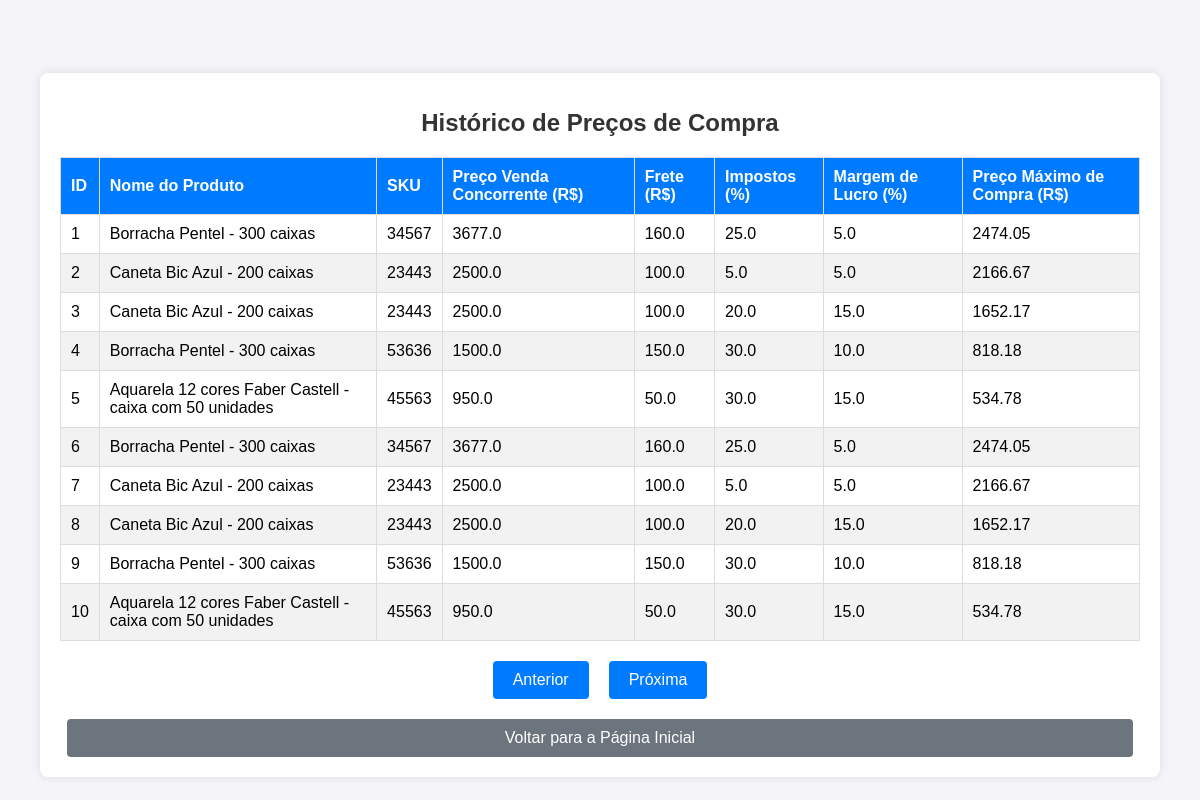
Page /ver_preco_compra on the committed database.
### tables this page shows
CREATE TABLE preco_compra (
        id INTEGER PRIMARY KEY AUTOINCREMENT,
        nome_produto TEXT NOT NULL,
        sku TEXT NOT NULL,
        preco_venda_concorrente REAL NOT NULL,
        frete REAL NOT NULL,
        impostos_percentual REAL NOT NULL,
        margem_lucro_percentual REAL NOT NULL,
        preco_max_compra REAL NOT NULL
    );

### app.py (the view)
@app.route('/ver_preco_compra')
def ver_preco_compra():
    pagina = request.args.get('pagina', 1, type=int)  # Obter o número da página atual
    por_pagina = 10  # Definir quantos registros por página
    rows = get_historico_compra(pagina, por_pagina)
    return render_template('ver_preco_compra.html', rows=rows, pagina=pagina)

### app.py (called while the page is built)
def get_historico_compra(pagina, por_pagina):
    conn = sqlite3.connect('smart_pricing.db')
    cursor = conn.cursor()
    offset = (pagina - 1) * por_pagina  # Cálculo para o deslocamento
    cursor.execute(f"SELECT * FROM preco_compra LIMIT {por_pagina} OFFSET {offset}")
    rows = cursor.fetchall()
    conn.close()
    return rows

### templates/ver_preco_compra.html (shortened to what this page needs)
<!DOCTYPE html>
<html lang="pt-BR">
<head>
    <link rel="stylesheet" href="{{ url_for('static', filename='styles.css') }}">
</head>
<body>
    <div class="container-table">
        <h1>Histórico de Preços de Compra</h1>
        <table class="table">
            <thead>
                <tr>
                    <th>ID</th>
                    <th>Nome do Produto</th>
                    <th>SKU</th>
                    <th>Preço Venda Concorrente (R$)</th>
                    <th>Frete (R$)</th>
                    <th>Impostos (%)</th>
                    <th>Margem de Lucro (%)</th>
                    <th>Preço Máximo de Compra (R$)</th>
                </tr>
            </thead>
            <tbody>
                {% for row in rows %}
                <tr>
                    <td>{{ row[0] }}</td>
                    <td>{{ row[1] }}</td>
                    <td>{{ row[2] }}</td>
                    <td>{{ row[3] }}</td>
                    <td>{{ row[4] }}</td>
                    <td>{{ row[5] }}</td>
                    <td>{{ row[6] }}</td>
                    <td>{{ row[7] }}</td>
                </tr>
                {% endfor %}
            </tbody>
        </table>
        <div class="pagination">
            <a href="?pagina={{ pagina - 1 }}" {% if pagina == 1 %} class="disabled" {% endif %}>Anterior</a>
            <a href="?pagina={{ pagina + 1 }}">Próxima</a>
        </div>
        <a href="/" class="button-voltar-tabela">Voltar para a Página Inicial</a>
    </div>
</body>
</html>

### static/styles.css (style rules this page uses)
body { font-family: Arial, sans-serif; background-color: #f4f4f9; display: flex; justify-content: center; align-items: center; height: 100vh; margin: 0; }
.container-table { background-color: white; padding: 20px; border-radius: 8px; box-shadow: 0 0 10px rgba(0, 0, 0, 0.1); width: 90%; max-width: 1200px; margin-top: 50px; }
h1 { text-align: center; margin-bottom: 20px; font-size: 24px; color: #333; }
.button-voltar-tabela { width: 95%; padding: 10px 20px; background-color: #6c757d; color: white; border: none; border-radius: 4px; cursor: pointer; font-size: 16px; text-align: center; text-decoration: none; display: inline-block; margin-top: 20px; transition: background-color 0.3s ease; margin-left: auto; margin-right: auto; display: block; }
.table { width: 100%; border-collapse: collapse; margin-bottom: 20px; font-size: 16px; }
.table th, .table td { border: 1px solid #ddd; padding: 10px; text-align: left; }
.table th { background-color: #007bff; color: white; font-weight: bold; text-align: center; }
.table tr:nth-child(even) { background-color: #f2f2f2; }
.table td { text-align: center; }
.pagination { display: flex; justify-content: center; margin-top: 20px; }
.pagination a { background-color: #007bff; color: white; padding: 10px 20px; border-radius: 4px; text-decoration: none; margin: 0 10px; transition: background-color 0.3s ease; }

### rows in the picture
preco_compra: id "1", nome_produto "Borracha Pentel - 300 caixas", sku "34567", preco_venda_concorrente "3677.0", frete "160.0", impostos_percentual "25.0", margem_lucro_percentual "5.0", preco_max_compra "2474.05"
preco_compra: id "2", nome_produto "Caneta Bic Azul - 200 caixas", sku "23443", preco_venda_concorrente "2500.0", frete "100.0", impostos_percentual "5.0", margem_lucro_percentual "5.0", preco_max_compra "2166.67"
preco_compra: id "3", nome_produto "Caneta Bic Azul - 200 caixas", sku "23443", preco_venda_concorrente "2500.0", frete "100.0", impostos_percentual "20.0", margem_lucro_percentual "15.0", preco_max_compra "1652.17"
preco_compra: id "4", nome_produto "Borracha Pentel - 300 caixas", sku "53636", preco_venda_concorrente "1500.0", frete "150.0", impostos_percentual "30.0", margem_lucro_percentual "10.0", preco_max_compra "818.18"
preco_compra: id "5", nome_produto "Aquarela 12 cores Faber Castell - caixa com 50 unidades", sku "45563", preco_venda_concorrente "950.0", frete "50.0", impostos_percentual "30.0", margem_lucro_percentual "15.0", preco_max_compra "534.78"
preco_compra: id "6", nome_produto "Borracha Pentel - 300 caixas", sku "34567", preco_venda_concorrente "3677.0", frete "160.0", impostos_percentual "25.0", margem_lucro_percentual "5.0", preco_max_compra "2474.05"
preco_compra: id "7", nome_produto "Caneta Bic Azul - 200 caixas", sku "23443", preco_venda_concorrente "2500.0", frete "100.0", impostos_percentual "5.0", margem_lucro_percentual "5.0", preco_max_compra "2166.67"
preco_compra: id "8", nome_produto "Caneta Bic Azul - 200 caixas", sku "23443", preco_venda_concorrente "2500.0", frete "100.0", impostos_percentual "20.0", margem_lucro_percentual "15.0", preco_max_compra "1652.17"
preco_compra: id "9", nome_produto "Borracha Pentel - 300 caixas", sku "53636", preco_venda_concorrente "1500.0", frete "150.0", impostos_percentual "30.0", margem_lucro_percentual "10.0", preco_max_compra "818.18"
preco_compra: id "10", nome_produto "Aquarela 12 cores Faber Castell - caixa com 50 unidades", sku "45563", preco_venda_concorrente "950.0", frete "50.0", impostos_percentual "30.0", margem_lucro_percentual "15.0", preco_max_compra "534.78"
